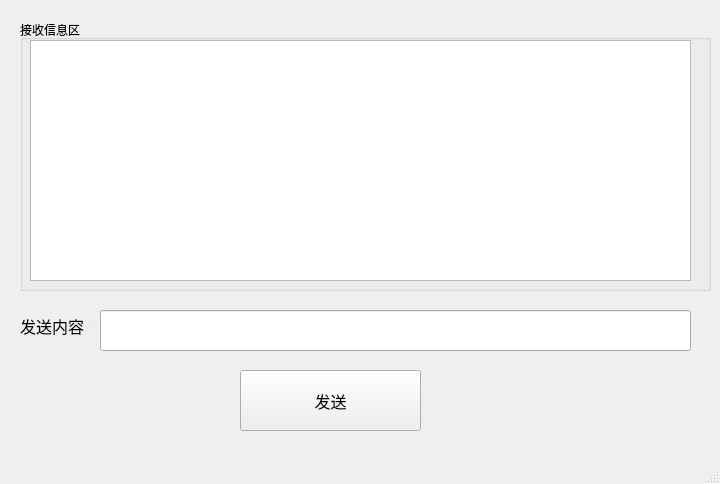
<?xml version="1.0" encoding="UTF-8"?>
<ui version="4.0">
 <class>MainWindow</class>
 <widget class="QMainWindow" name="MainWindow">
  <property name="geometry">
   <rect>
    <x>0</x>
    <y>0</y>
    <width>720</width>
    <height>484</height>
   </rect>
  </property>
  <property name="windowTitle">
   <string>upd_server</string>
  </property>
  <widget class="QWidget" name="centralwidget">
   <widget class="QPushButton" name="btn_Send">
    <property name="geometry">
     <rect>
      <x>240</x>
      <y>370</y>
      <width>181</width>
      <height>61</height>
     </rect>
    </property>
    <property name="font">
     <font>
      <family>Arial</family>
      <pointsize>12</pointsize>
     </font>
    </property>
    <property name="text">
     <string>发送</string>
    </property>
   </widget>
   <widget class="QLineEdit" name="txt_send">
    <property name="geometry">
     <rect>
      <x>100</x>
      <y>310</y>
      <width>591</width>
      <height>41</height>
     </rect>
    </property>
   </widget>
   <widget class="QLabel" name="label">
    <property name="geometry">
     <rect>
      <x>20</x>
      <y>310</y>
      <width>71</width>
      <height>31</height>
     </rect>
    </property>
    <property name="font">
     <font>
      <family>Arial</family>
      <pointsize>12</pointsize>
     </font>
    </property>
    <property name="text">
     <string>发送内容：</string>
    </property>
   </widget>
   <widget class="QGroupBox" name="groupBox">
    <property name="geometry">
     <rect>
      <x>20</x>
      <y>20</y>
      <width>691</width>
      <height>271</height>
     </rect>
    </property>
    <property name="title">
     <string>接收信息区</string>
    </property>
    <widget class="QTextEdit" name="txt_recv">
     <property name="geometry">
      <rect>
       <x>10</x>
       <y>20</y>
       <width>661</width>
       <height>241</height>
      </rect>
     </property>
     <property name="readOnly">
      <bool>false</bool>
     </property>
    </widget>
   </widget>
  </widget>
  <widget class="QMenuBar" name="menubar">
   <property name="geometry">
    <rect>
     <x>0</x>
     <y>0</y>
     <width>720</width>
     <height>23</height>
    </rect>
   </property>
  </widget>
  <widget class="QStatusBar" name="statusbar"/>
 </widget>
 <resources/>
 <connections/>
</ui>
